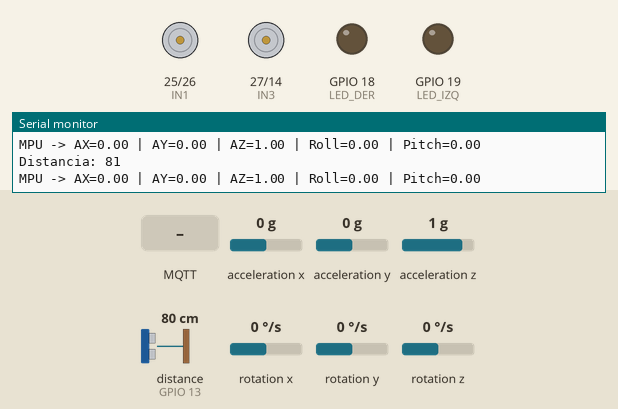
The sketch below on a simulated ESP32. Parts: motor-driver pin pairs drawn as motors (green arrow = first pin HIGH = forward, orange = second pin HIGH = backward, longer = more drive, scaled by the enable pin), output pins drawn as LEDs (lit = HIGH), the last lines printed to the serial monitor. Dashed ring = blinking. The inputs (shaded band) are chosen by the test bench; at power-on: distance to the obstacle (sensor on GPIO 13) 80 cm, acceleration x 0 g, acceleration y 0 g, acceleration z 1 g, rotation x 0 °/s, rotation y 0 °/s, rotation z 0 °/s. The echo pulse lasts 58.3 µs per cm; WiFi joins after 1.5 s; servers stay silent unless stated; no MQTT or app messages arrive unless stated.

Above: at 5.7 s.
5.8 s: distance to the obstacle (sensor on GPIO 13) set to 21 cm
7.8 s: distance to the obstacle (sensor on GPIO 13) set to 17 cm
At 9.5 s:
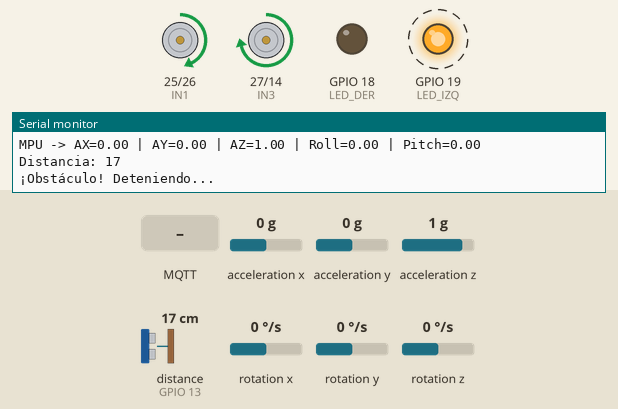
10.9 s: MQTT message "F" arrives on the first subscribed topic
13.3 s: MQTT message "B" arrives on the first subscribed topic
16.4 s: distance to the obstacle (sensor on GPIO 13) set to 35 cm
18.0 s: MQTT message "R" arrives on the first subscribed topic
At 19.4 s:
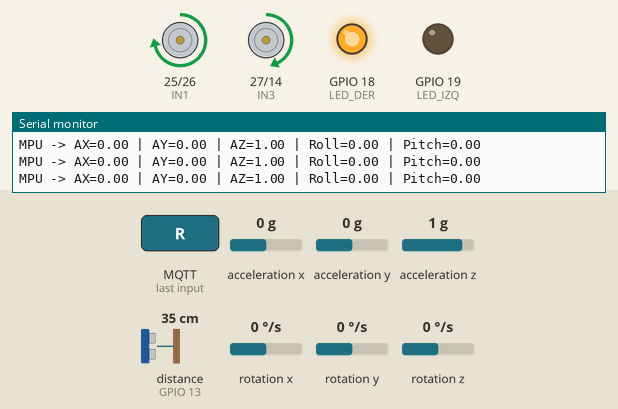
Timing chart, 0 to 20.5 s (numbered marks = the images above; inputs shaded):
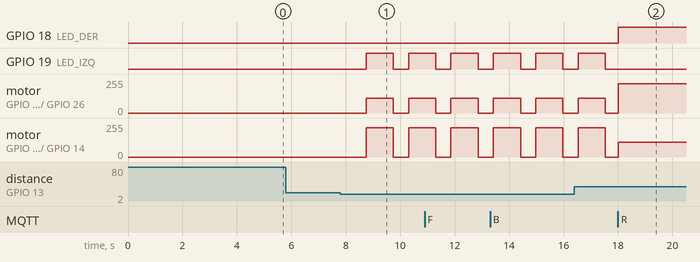

The sketch:

main.ino
```cpp
#include <WiFi.h>
#include <WiFiClientSecure.h>
#include <PubSubClient.h>
#include <NewPing.h>
#include <Wire.h>
#include <MPU6050_light.h>

// ============================
// CONFIGURACIÓN PREPROCESADOR
// ============================
#define WIFI_SSID       "iPhone"
#define WIFI_PASS       "123456789"

#define MQTT_BROKER     "172.20.10.2"  // IP del PC
#define MQTT_PORT       8883
#define MQTT_USER       ""                // Vacío si allow_anonymous
#define MQTT_PASS       ""                // Vacío
#define MQTT_TOPIC_PUB  "robot/sensors"
#define MQTT_TOPIC_SUB  "robot/comando"

// Copia todo el contenido de tu ca.crt aquí:
const char CA_CERT[] PROGMEM = R"EOF(-----BEGIN CERTIFICATE-----
MIIC/zCCAeegAwIBAgIUSjFJJDDJO78N9byEIYtNNxTl+bMwDQYJKoZIhvcNAQEL
BQAwDzENMAsGA1UEAwwETWlDQTAeFw0yNTExMjMxNTQ3NDRaFw0zNTExMjExNTQ3
NDRaMA8xDTALBgNVBAMMBE1pQ0EwggEiMA0GCSqGSIb3DQEBAQUAA4IBDwAwggEK
AoIBAQCxgDWwSwsqzDFAU55fgjimsgMZMl62KZERaakqQNV8/HBf9CqRXFsBLj1F
5zhpUuVo0e0/lopJwZ2bz09v4UgC3ZaD38LEagbX7OZz9XPThvjnjfKtJ8LK+0DB
3gUPHcfQdiKifjEmYI+yQkQdH9rBNlYQVcgaabaBb4B/JrS0jAbdFj/QhGfs8Pi5
+n+3+CkoYPGKuOSb1voCMhsLITr4YTfw/qGBJkKZUvTc6vSpgLyjxUCsyGuUg1Wa
bRy4QcArCVQBRwcKQNC3XnhFeZPSBluikrBvK4Jlc03gows29r5lHDTWeK0Qucv8
Jr1rzn1jdwvHCNWFlkX6NS8sJNB7AgMBAAGjUzBRMB0GA1UdDgQWBBTaFUiOvbkx
6RCPubUc8rqUpTqpijAfBgNVHSMEGDAWgBTaFUiOvbkx6RCPubUc8rqUpTqpijAP
BgNVHRMBAf8EBTADAQH/MA0GCSqGSIb3DQEBCwUAA4IBAQCpBB1oHKmf/7cAEWx0
bZs+QOXKD5TmLi1N6qpp6WnZtNxYmyfG3AZp2+tWdPVHQ8eZd6yM/E1j/z1QwL84
HSEMZIixAMSspzeZ/esAkcIlMFsHBYtzRaOhcJIyJD3AxBtTB/33JR69wqRmX5f/
FtuoKvLdo9H9F+5L3hsca6Ssc0oCiphTMy0df9io7aGdN1FQfntGtBicdXeehn8F
q2TMnqAbuyqOAVlgr6wcTtm2kltbpjjhNgLrBOOy1CnMIptz13gmk3tbDYFwo534
NjL36UcbZp+BLSP7rU/slRplZGXSWZXgJNrul/g99VaNmDl+i7TdZ4QaBtswxx/F
0z2k
-----END CERTIFICATE-----
)EOF";

// ============================
// PINES MOTORES L298N
// ============================
#define IN1 25
#define IN2 26
#define IN3 27
#define IN4 14
#define ENA 32  // PWM
#define ENB 33  // PWM

int velocidad = 220; // 0-255


// ============================
// SENSOR ULTRASONIDO
// ============================
#define TRIGGER_PIN 12
#define ECHO_PIN    13
#define MAX_DISTANCE 200
NewPing sonar(TRIGGER_PIN, ECHO_PIN, MAX_DISTANCE);

// ============================
// LEDs DIRECCIONALES
// ============================
#define LED_IZQ       19
#define LED_DER       18


// ============================
// OBJETOS MQTT
// ============================
WiFiClientSecure wifiClient;
PubSubClient mqttClient(wifiClient);

MPU6050 mpu(Wire);
// ============================
// FUNCIONES GENERALES
// ============================
void ledsOff() {
  digitalWrite(LED_IZQ, LOW);
  digitalWrite(LED_DER, LOW);

}

void adelante() {
  digitalWrite(IN1, HIGH); digitalWrite(IN2, LOW);
  digitalWrite(IN3, HIGH); digitalWrite(IN4, LOW);
  ledcWrite(ENA, velocidad);
  ledcWrite(ENB, velocidad);

  digitalWrite(LED_IZQ, HIGH);
  digitalWrite(LED_DER, HIGH);

}

void atras() {
  digitalWrite(IN1, LOW); digitalWrite(IN2, HIGH);
  digitalWrite(IN3, LOW); digitalWrite(IN4, HIGH);
  ledcWrite(ENA, velocidad);
  ledcWrite(ENB, velocidad);
  digitalWrite(LED_IZQ, LOW);
  digitalWrite(LED_DER, LOW);

}

void izquierda() {
  digitalWrite(IN1, HIGH); digitalWrite(IN2, LOW);
  digitalWrite(IN3, HIGH); digitalWrite(IN4, LOW);
  ledcWrite(ENA, velocidad / 2);
  ledcWrite(ENB, velocidad);
  digitalWrite(LED_IZQ, HIGH);
   digitalWrite(LED_DER, LOW);
  ;
}

void derecha() {
  digitalWrite(IN1, HIGH); digitalWrite(IN2, LOW);
  digitalWrite(IN3, HIGH); digitalWrite(IN4, LOW);
  ledcWrite(ENA, velocidad);
  ledcWrite(ENB, velocidad / 2);
  digitalWrite(LED_IZQ, LOW);
  digitalWrite(LED_DER, HIGH);

}

void detener() {
  digitalWrite(IN1, LOW); digitalWrite(IN2, LOW);
  digitalWrite(IN3, LOW); digitalWrite(IN4, LOW);
  ledcWrite(ENA, 0);
  ledcWrite(ENB, 0);

  ledsOff();
}

// ============================
// MQTT
// ============================
void connectMQTT() {
  while (!mqttClient.connected()) {
    Serial.print("Conectando MQTT...");
    if (mqttClient.connect("RobotESP32", MQTT_USER, MQTT_PASS)) {
      Serial.println("conectado!");
      mqttClient.subscribe(MQTT_TOPIC_SUB);
    } else {
      Serial.print("falló, rc="); Serial.println(mqttClient.state());
      delay(5000);
    }
  }
}

void mqttCallback(char* topic, byte* payload, unsigned int length) {
  String comando = "";
  for (int i=0; i<length; i++) comando += (char)payload[i];
  Serial.print("Comando recibido: "); Serial.println(comando);

  if (comando == "F") adelante();
  else if (comando == "B") atras();
  else if (comando == "L") izquierda();
  else if (comando == "R") derecha();
  else if (comando == "S") detener();
}

// ============================
// SETUP
// ============================
void setup() {
  Serial.begin(115200);

  // Pines salida
  pinMode(IN1, OUTPUT); pinMode(IN2, OUTPUT);
  pinMode(IN3, OUTPUT); pinMode(IN4, OUTPUT);
  pinMode(LED_IZQ, OUTPUT); pinMode(LED_DER, OUTPUT);


  // PWM LEDC (NUEVA API CORE 3.0)
  ledcAttach(ENA, 5000, 8);
  ledcAttach(ENB, 5000, 8);

  detener(); ledsOff();

  // WiFi
  WiFi.begin(WIFI_SSID, WIFI_PASS);
  Serial.print("Conectando WiFi");
  while(WiFi.status() != WL_CONNECTED){
    delay(500);
    Serial.print(".");
  }
  Serial.println("\nWiFi conectado!");

  // TLS
  wifiClient.setCACert(CA_CERT);

  // MQTT
  mqttClient.setServer(MQTT_BROKER, MQTT_PORT);
  mqttClient.setCallback(mqttCallback);
  connectMQTT();

  Serial.println("Robot listo!");

  Wire.begin();
  byte status = mpu.begin();
  if (status != 0) Serial.println("Error inicializando MPU6050");
  else Serial.println("MPU6050 listo!");
  mpu.calcGyroOffsets(); // calibración inicial
}

// ============================
// LOOP
// ============================
void loop() {
  mpu.update();
  float ax = mpu.getAccX();
  float ay = mpu.getAccY();
  float az = mpu.getAccZ();
  float roll = mpu.getAngleX();
  float pitch = mpu.getAngleY();

  Serial.print("MPU -> ");
  Serial.print("AX="); Serial.print(ax); Serial.print(" | ");
  Serial.print("AY="); Serial.print(ay); Serial.print(" | ");
  Serial.print("AZ="); Serial.print(az); Serial.print(" | ");
  Serial.print("Roll="); Serial.print(roll); Serial.print(" | ");
  Serial.print("Pitch="); Serial.println(pitch);

  if (!mqttClient.connected()) connectMQTT();
  mqttClient.loop();

  // Medir distancia cada 500ms
  static int dist = 0;
  static unsigned long lastMeasure = 0;
  if (millis() - lastMeasure > 500) {
    lastMeasure = millis();
    dist = sonar.ping_cm();
    Serial.print("Distancia: "); Serial.println(dist);


    // Evitar obstáculos
    if(dist>0 && dist<20){
      Serial.println("¡Obstáculo! Deteniendo...");
      detener();
      ledsOff();
      delay(500);
      izquierda();
      delay(1000);
      detener();
    }


    // Publicar datos en MQTT
  String payload = "{\"dist\":" + String(dist) +
                   ",\"ax\":" + String(ax) +
                   ",\"ay\":" + String(ay) +
                   ",\"az\":" + String(az) +
                   ",\"roll\":" + String(roll) +
                   ",\"pitch\":" + String(pitch) + "}";
  mqttClient.publish(MQTT_TOPIC_PUB, payload.c_str());
  }
  delay(50);
}
```

Measured:
- the behaviour switches between 20 and 19 cm on distance to the obstacle (sensor on GPIO 13) (found by bisection; images 0 and 1)
- after the input at 7.8 s, GPIO 19 (LED_IZQ): LOW → HIGH after 0.95 s, → LOW 1.0 s later, → HIGH 0.56 s later; motor on GPIO 25 (IN1) / GPIO 26 (IN2): stopped → forward 110/255 after 0.95 s, → stopped 1.0 s later, → forward 110/255 0.56 s later
- after the input at 18.0 s, GPIO 18 (LED_DER): LOW → HIGH at once; motor on GPIO 25 (IN1) / GPIO 26 (IN2): stopped → forward 219/255 at once; motor on GPIO 27 (IN3) / GPIO 14 (IN4): stopped → forward 110/255 at once
